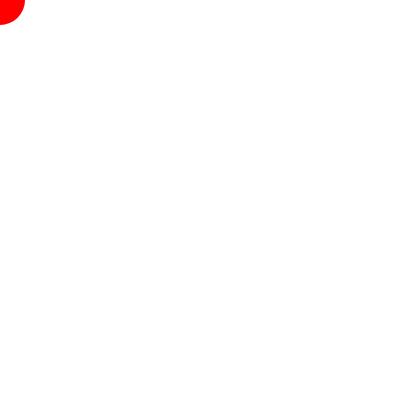
Frame 1 (no input)
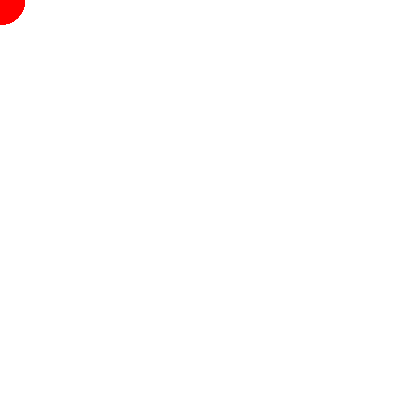
Frame 60 (no input)
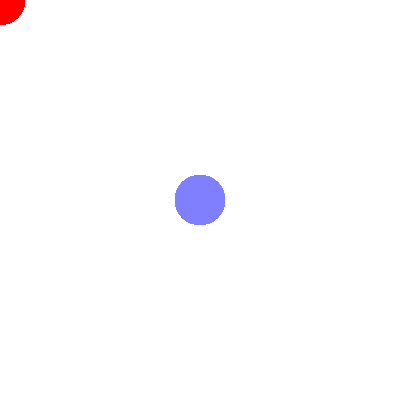
Frame 120 (the mouse pressed at the canvas centre since frame 60)

The p5.js sketch that drew these frames (run headless with seeded random() and noise() and a simulated clock; from frame 60 on, the mouse is pressed at the canvas centre):

// p5.js sketch
// ── sketch.js
function setup() {
  createCanvas(400, 400);
}

function draw() {
  if(mouseIsPressed) {
  let a = map(mouseX, 0, 400, 0, 255);
  let b = map(mouseY, 0, 400, 0, 255);
    fill(a, b, 255);
  } else {
  let a = map(mouseX, 0, 400, 0, 255);
  let b = map(mouseY, 0, 400, 0, 255);
    fill(255, a, b);
  }
  noStroke();
  ellipse(mouseX, mouseY, 50);
  }
